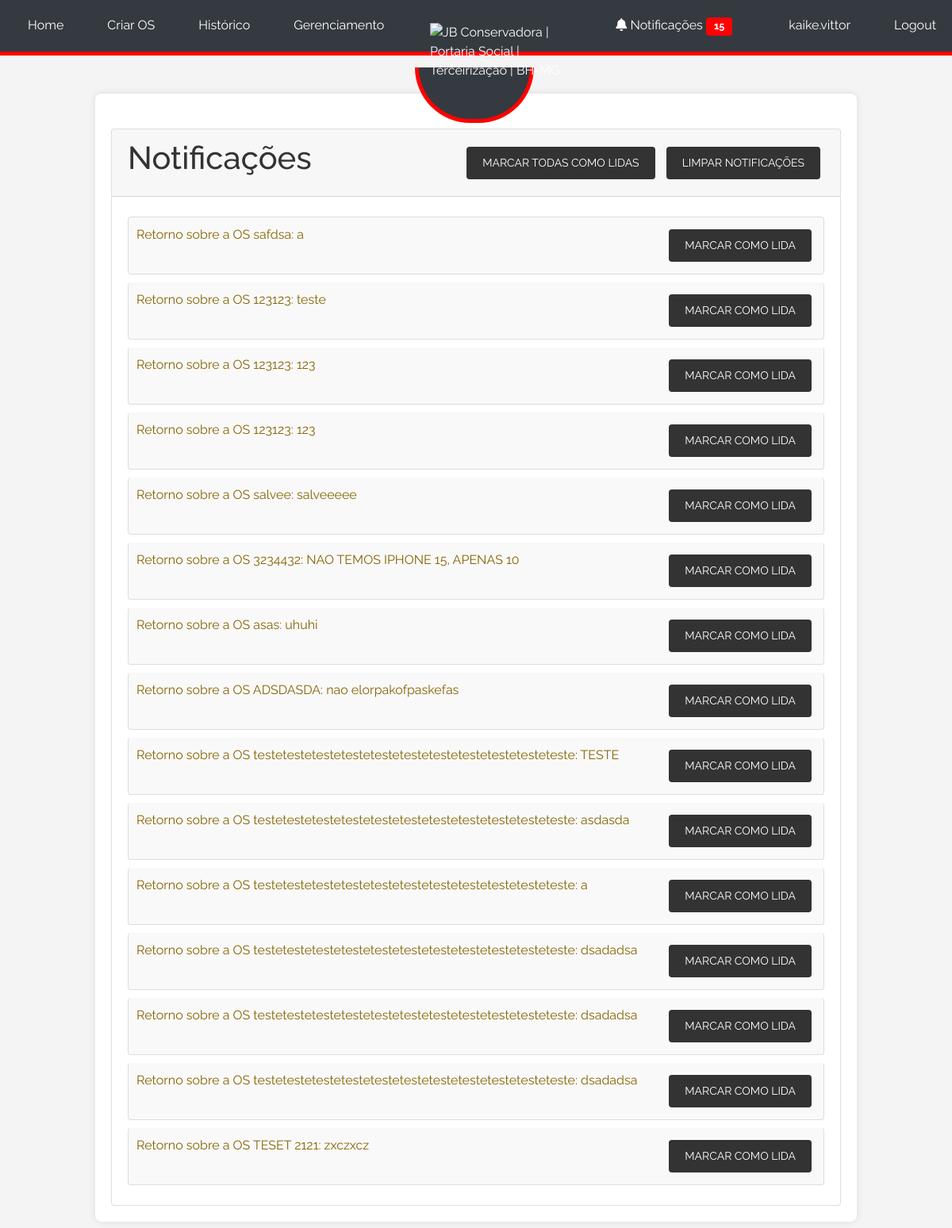
The app's page /notifications (signed in) with its own data.
### tables this page shows
CREATE TABLE users (
            id INTEGER PRIMARY KEY AUTOINCREMENT,
            username TEXT NOT NULL UNIQUE,
            password TEXT NOT NULL,
            email TEXT NOT NULL UNIQUE,
            phone TEXT NOT NULL,
            sector TEXT NOT NULL
        );

CREATE TABLE notifications (
            id INTEGER PRIMARY KEY AUTOINCREMENT,
            user_id INTEGER,
            message TEXT,
            is_read INTEGER DEFAULT 0,
            created_at TEXT, os_id INTEGER,
            FOREIGN KEY(user_id) REFERENCES users(id)
        );

### app.py (the view)
    @app.route('/notifications')
    @login_required
    def notifications():
        conn = sqlite3.connect('site.db')
        c = conn.cursor()
        c.execute('SELECT * FROM notifications WHERE user_id = ? ORDER BY created_at DESC', (current_user.id,))
        notifications = c.fetchall()
        conn.close()
        return render_template('notifications.html', notifications=notifications)

### templates/notifications.html
{% extends "base.html" %}
{% block content %}
  <div class="card mt-4">
    <div class="card-header d-flex justify-content-between align-items-center">
      <h1 class="card-title">Notificações</h1>
      <div>
        <a href="{{ url_for('mark_all_as_read') }}" class="btn btn-primary btn-sm">Marcar todas como lidas</a>
        <a href="{{ url_for('clear_notifications') }}" class="btn btn-danger btn-sm">Limpar notificações</a>
      </div>
    </div>
    <div class="card-body">
      <ul class="list-group">
        {% for notification in notifications %}
          <li class="list-group-item {% if not notification[3] %}list-group-item-warning{% endif %}">
            {{ notification[2] }}
            {% if not notification[3] %}
              <a href="{{ url_for('mark_as_read', notification_id=notification[0]) }}" class="btn btn-sm btn-primary float-right ml-2">Marcar como lida</a>
            {% endif %}
          </li>
        {% endfor %}
      </ul>
    </div>
  </div>
{% endblock %}

### templates/base.html (shortened to what this page needs)
<!DOCTYPE html>
<html lang="en">
<head>
    <link rel="stylesheet" href="https://stackpath.bootstrapcdn.com/bootstrap/4.5.2/css/bootstrap.min.css">
    <link rel="stylesheet" href="{{ url_for('static', filename='style.css') }}">
    <link rel="stylesheet" href="https://cdnjs.cloudflare.com/ajax/libs/font-awesome/5.15.3/css/all.min.css">
</head>
<body>
    {% if request.endpoint != 'login' %}
    <div class="navbar">
        <div class="navbar-left">
            <a href="{{ url_for('index') }}" class="menu-item">Home</a>
            {% if current_user.is_authenticated %}
                {% if current_user.sector in ['COMERCIAL', 'ADMIN'] %}
                    <a href="{{ url_for('create_os') }}" class="menu-item">Criar OS</a>
                {% endif %}
                <a href="{{ url_for('history') }}" class="menu-item">Histórico</a>
                {% if current_user.username == 'kaike.vittor' %}
                    <a href="{{ url_for('manage') }}" class="menu-item">Gerenciamento</a>
                {% endif %}
            {% else %}
                <a href="{{ url_for('login') }}" class="menu-item">Login</a>
            {% endif %}
        </div>
        <div class="logo-container">
            <img src="https://jbconservadora.com.br/wp-content/uploads/2020/09/logo-final-jb.png" alt="JB Conservadora | Portaria Social | Terceirização | BH-MG" class="logo">
        </div>
        <div class="navbar-right">
            {% if current_user.is_authenticated %}
                <a href="{{ url_for('notifications') }}" class="menu-item mr-3">
                    <i class="fas fa-bell"></i> Notificações
                    {% if g.unread_notifications_count > 0 %}
                        <span class="badge badge-danger">{{ g.unread_notifications_count }}</span>
                    {% endif %}
                </a>
                <a class="menu-item">{{ current_user.username }}</a>
                <a href="{{ url_for('logout') }}" class="menu-item">Logout</a>
            {% endif %}
        </div>
    </div>
    {% endif %}
    <div class="container mt-5">
        {% block content %}{% endblock %}
    </div>
</body>
</html>

### static/style.css (style rules this page uses)
body { font-family: 'Roboto', sans-serif; background-color: #f4f4f4; margin: 0; padding: 0; padding-top: 70px; display: flex; flex-direction: column; align-items: center; justify-content: flex-start; min-height: 100vh; color: #333; }
.container { width: 80%; max-width: 1200px; margin: 20px auto; padding: 20px; background: #fff; box-shadow: 0 0 10px rgba(0, 0, 0, 0.1); border-radius: 8px; }
.navbar { width: 100%; background-color: #333; padding: 10px; display: flex; justify-content: space-between; align-items: center; border-bottom: 5px solid red; position: fixed; top: 0; z-index: 1000; }
.navbar a { color: white; padding: 10px 20px; text-decoration: none; }
h1, h3 { color: #333; text-align: center; }
button, .btn { background-color: #333; color: white; border: none; padding: 10px 20px; margin: 5px; cursor: pointer; border-radius: 4px; text-transform: uppercase; }
.list-group { list-style: none; padding: 0; }
.list-group-item { padding: 10px; margin: 5px 0; background-color: #f9f9f9; border: 1px solid #ddd; border-radius: 4px; }
.badge { padding: 5px 10px; border-radius: 4px; font-size: 0.8em; }
.badge-danger { background-color: red; color: white; }

### templates/base.html (style rules this page uses)
.navbar { position: fixed; top: 0; width: 100%; background-color: #343a40; color: #ffffff; z-index: 1000; padding: 10px 0; }
.navbar .navbar-left, .navbar .navbar-right { display: flex; align-items: center; }
.navbar .navbar-left { flex: 1; justify-content: flex-start; }
.navbar .navbar-right { flex: 1; justify-content: flex-end; }
.navbar .menu-item { margin-left: 15px; color: #ffffff; text-decoration: none; }
.logo-container { position: absolute; top: 100%; left: 52%; transform: translate(-50%, -50%); width: 180px; height: auto; }
.logo-container::before { content: ''; position: absolute; width: 150px; height: 70px; border: 5px solid red; border-top: none; border-bottom-left-radius: 75px; border-bottom-right-radius: 75px; top: 56px; left: -6%; background-color: #343a40; z-index: -1; }
.logo { position: relative; left: 8px; width: 60%; }
.container { margin-top: 70px; }
body { font-family: 'Raleway', sans-serif; }

### records on screen
users: username "kaike.vittor"
notifications: message "Retorno sobre a OS safdsa: a"
notifications: message "Retorno sobre a OS 123123: teste"
notifications: message "Retorno sobre a OS 123123: 123"
notifications: message "Retorno sobre a OS 123123: 123"
notifications: message "Retorno sobre a OS salvee: salveeeee"
notifications: message "Retorno sobre a OS 3234432: NAO TEMOS IPHONE 15, APENAS 10"
notifications: message "Retorno sobre a OS asas: uhuhi"
notifications: message "Retorno sobre a OS ADSDASDA: nao elorpakofpaskefas"
notifications: message "Retorno sobre a OS testetestetestetestetestetestetestetestetestetesteteste: TESTE"
notifications: message "Retorno sobre a OS testetestetestetestetestetestetestetestetestetesteteste: asdasda"
notifications: message "Retorno sobre a OS testetestetestetestetestetestetestetestetestetesteteste: a"
notifications: message "Retorno sobre a OS testetestetestetestetestetestetestetestetestetesteteste: dsadadsa"
notifications: message "Retorno sobre a OS testetestetestetestetestetestetestetestetestetesteteste: dsadadsa"
notifications: message "Retorno sobre a OS testetestetestetestetestetestetestetestetestetesteteste: dsadadsa"
notifications: message "Retorno sobre a OS TESET 2121: zxczxcz"

### other values on screen
{{ g.unread_notifications_count }} "15"
